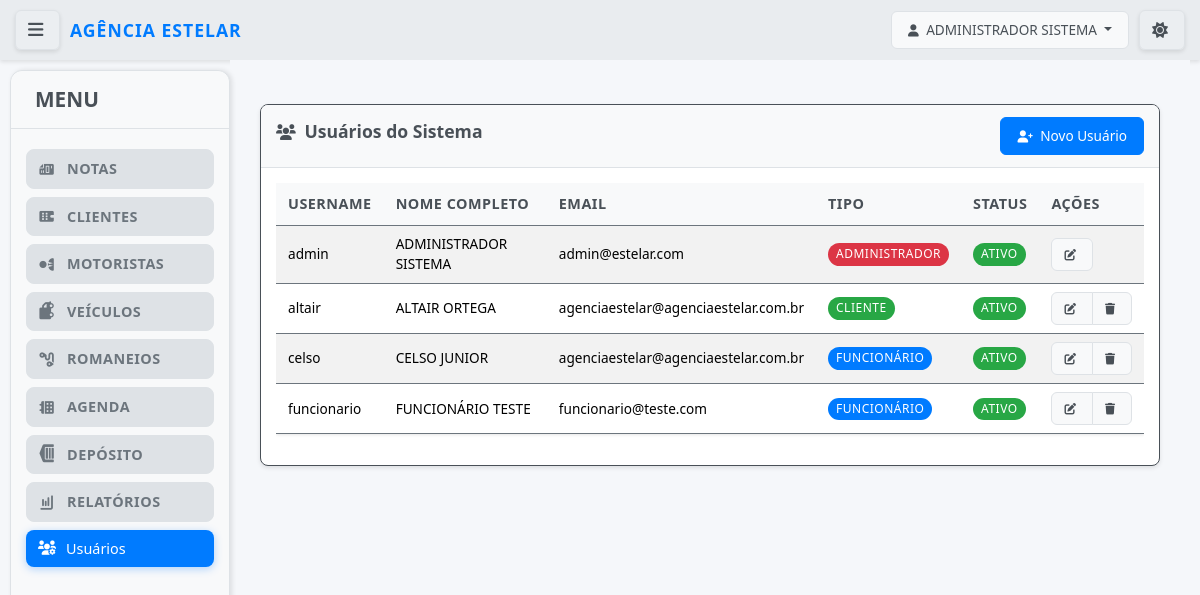
Page /notas/usuarios/ (signed in) on the earlier database version.
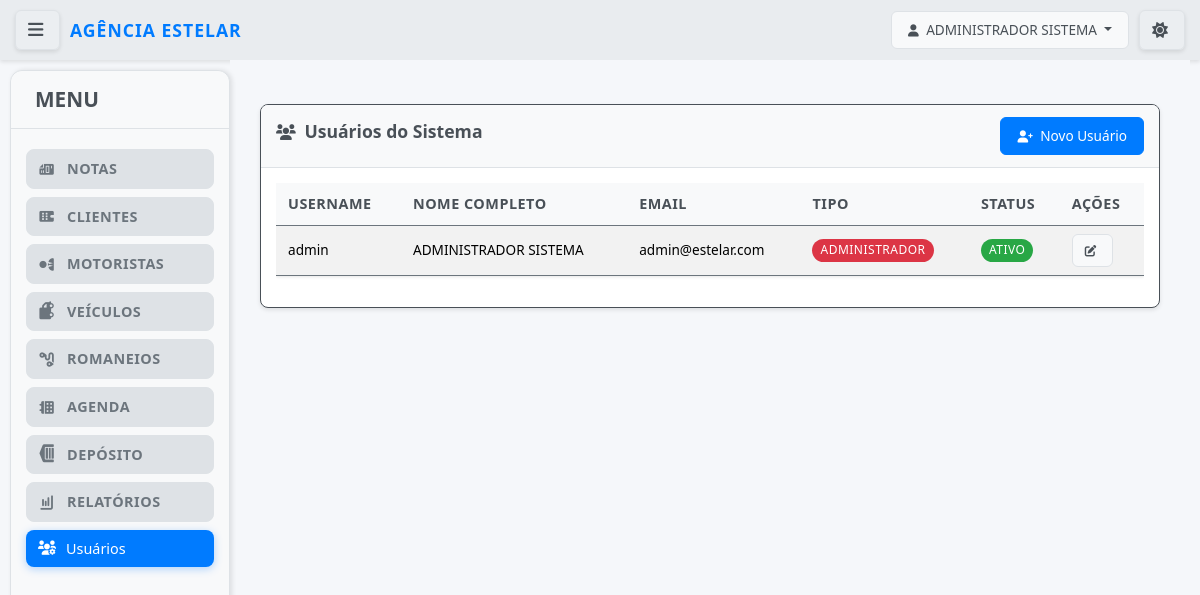
Same page on the later database version.
### notas/models.py (models this page shows, shortened)
class UpperCaseMixin:
    def save(self, *args, **kwargs):
        for field in self._meta.fields:
            if hasattr(field, 'max_length') and hasattr(self, field.name):
                value = getattr(self, field.name)
                if value and isinstance(value, str):
                    exclude_fields = [
                        'email', 'password', 'username', 'cpf', 'cnpj',
                        'cnh', 'chassi', 'renavam', 'placa', 'cep',
                        'telefone', 'rntrc', 'numero_consulta', 'tipo_usuario',
                        'status'  # Adicionado para não converter status para maiúsculo
                    ]
                    if field.name not in exclude_fields:
                        setattr(self, field.name, value.upper())
        super().save(*args, **kwargs)

class Usuario(UpperCaseMixin, AbstractUser):
    TIPO_USUARIO_CHOICES = [
        ('admin', 'Administrador'),
        ('funcionario', 'Funcionário'),
        ('cliente', 'Cliente'),
    ]
    tipo_usuario = models.CharField(
        max_length=20,
        choices=TIPO_USUARIO_CHOICES,
        default='funcionario',
        verbose_name="Tipo de Usuário"
    )
    cliente = models.ForeignKey(
        Cliente,
        on_delete=models.CASCADE,
        null=True,
        blank=True,
        verbose_name="Cliente Vinculado"
    )
    telefone = models.CharField(max_length=20, blank=True, verbose_name="Telefone")
    ultimo_acesso = models.DateTimeField(null=True, blank=True, verbose_name="Último Acesso")
    REQUIRED_FIELDS = ['email', 'first_name', 'last_name']
    USERNAME_FIELD = 'username'
    is_authenticated = True
    is_anonymous = False
    objects = UsuarioManager()
    class Meta:
        verbose_name = "Usuário"
        verbose_name_plural = "Usuários"
        ordering = ['username']
    def get_full_name(self):
        return f"{self.first_name} {self.last_name}".strip()
    @property
    def is_admin(self):
        return self.tipo_usuario == 'admin'
    @property
    def is_cliente(self):
        return self.tipo_usuario == 'cliente'
    def can_access_funcionalidades(self):
        return self.is_admin or self.is_funcionario

### notas/views.py (the view)
# urls.py: path('usuarios/', views.listar_usuarios, name='listar_usuarios'),
@login_required
@user_passes_test(is_admin)
def listar_usuarios(request):
    usuarios = Usuario.objects.all().order_by('username')
    return render(request, 'notas/auth/listar_usuarios.html', {'usuarios': usuarios})

### notas/views.py (called while the page is built)
def is_admin(user):
    return user.is_authenticated and user.tipo_usuario == 'admin'

### notas/templates/notas/auth/listar_usuarios.html (shortened to what this page needs)
{% extends 'base.html' %}
{% load static %}
{% block content %}
<div class="container mt-4">
            <div class="card">
                <div class="card-header d-flex justify-content-between align-items-center">
                    <h3 class="card-title">
                        <i class="fas fa-users"></i> Usuários do Sistema
                    </h3>
                    <a href="{% url 'notas:cadastrar_usuario' %}" class="btn btn-primary">
                        <i class="fas fa-user-plus"></i> Novo Usuário
                    </a>
                </div>
                <div class="card-body">
                    <div class="table-responsive">
                        <table class="table table-striped table-hover">
                            <thead>
                                <tr>
                                    <th>Username</th>
                                    <th>Nome Completo</th>
                                    <th>Email</th>
                                    <th>Tipo</th>
                                    <th>Status</th>
                                    <th>Ações</th>
                                </tr>
                            </thead>
                            <tbody>
                                {% for usuario in usuarios %}
                                <tr>
                                    <td>{{ usuario.username }}</td>
                                    <td>{{ usuario.get_full_name|default:"-" }}</td>
                                    <td>{{ usuario.email|default:"-" }}</td>
                                    <td>
                                        <span class="badge
                                            {% if usuario.tipo_usuario == 'admin' %}bg-danger
                                            {% elif usuario.tipo_usuario == 'funcionario' %}bg-primary
                                            {% else %}bg-success{% endif %}">
                                            {{ usuario.get_tipo_usuario_display }}
                                        </span>
                                    </td>
                                    <td>
                                        {% if usuario.is_active %}
                                            <span class="badge bg-success">Ativo</span>
                                        {% else %}
                                            <span class="badge bg-danger">Inativo</span>
                                        {% endif %}
                                    </td>
                                    <td>
                                        <div class="btn-group" role="group">
                                            <a href="{% url 'notas:editar_usuario' usuario.pk %}" class="btn btn-sm btn-outline-primary" title="Editar">
                                                <i class="fas fa-edit"></i>
                                            </a>
                                            {% if usuario != user %}
                                            <a href="{% url 'notas:excluir_usuario' usuario.pk %}" class="btn btn-sm btn-outline-danger" title="Excluir">
                                                <i class="fas fa-trash"></i>
                                            </a>
                                            {% endif %}
                                        </div>
                                    </td>
                                </tr>
                                {% empty %}
                                <tr>
                                    <td colspan="6" class="text-center">Nenhum usuário encontrado.</td>
                                </tr>
                                {% endfor %}
                            </tbody>
                        </table>
                    </div>
                </div>
            </div>
{% endblock %}

### templates/base.html (shortened to what this page needs)
{% load static %}
<!DOCTYPE html>
<html lang="pt-BR">
<head>
    <link href="https://cdn.jsdelivr.net/npm/bootstrap@5.3.3/dist/css/bootstrap.min.css" rel="stylesheet">
            <link rel="stylesheet" href="{% static 'css/style.css' %}?v=4.8">
    <link rel="stylesheet" href="https://cdnjs.cloudflare.com/ajax/libs/font-awesome/6.0.0-beta3/css/all.min.css">
</head>
<body data-theme="light" class="{% if not user.is_authenticated %}login-page{% endif %}">
    <div class="top-bar">
        {% if user.is_authenticated %}
        <button id="menu-toggle" class="btn btn-outline-light btn-sm menu-toggle-btn" title="Alternar Menu">
            <i class="fas fa-bars"></i>
        </button>
        {% endif %}
                        <div class="logo-container">
                            <a href="{% url 'notas:dashboard' %}" class="logo">Agência Estelar</a>
                        </div>
        <div class="user-area">
            <div class="user-info">
                {% if user.is_authenticated %}
                    <div class="dropdown">
                        <button class="btn btn-outline-light dropdown-toggle" type="button" id="userDropdown" data-bs-toggle="dropdown" aria-expanded="false">
                            <i class="fas fa-user"></i> {{ user.get_full_name|default:user.username }}
                        </button>
                    </div>
                {% else %}
                    <a href="{% url 'notas:login' %}" class="btn btn-outline-light">Login</a>
                {% endif %}
            </div>
            <button id="theme-toggle" class="btn btn-outline-light btn-sm theme-toggle-btn" title="Alternar Tema">
                <i id="theme-icon" class="fas fa-sun"></i>
            </button>
        </div>
    </div>
    <div class="main-wrapper">
        {% if user.is_authenticated %}
               <div class="sidebar">
           <div class="sidebar-header">
               <h3>MENU</h3>
           </div>
            <nav class="sidebar-nav">
                <ul class="nav-menu">
                    {% if user.can_access_funcionalidades %}
                    <li class="nav-group">
                        <div class="nav-group-header">
                            <i class="fas fa-file-invoice"></i>
                            <span>Notas</span>
                        </div>
                    </li>
                    <li class="nav-group">
                        <div class="nav-group-header">
                            <i class="fas fa-building"></i>
                            <span>Clientes</span>
                        </div>
                    </li>
                    <li class="nav-group">
                        <div class="nav-group-header">
                            <i class="fas fa-user-tie"></i>
                            <span>Motoristas</span>
                        </div>
                    </li>
                    <li class="nav-group">
                        <div class="nav-group-header">
                            <i class="fas fa-truck"></i>
                            <span>Veículos</span>
                        </div>
                    </li>
                    <li class="nav-group">
                        <div class="nav-group-header">
                            <i class="fas fa-route"></i>
                            <span>Romaneios</span>
                        </div>
                    </li>
                    {% if user.is_admin %}
                    <li class="nav-group">
                        <div class="nav-group-header">
                            <i class="fas fa-calendar-alt"></i>
                            <span>Agenda</span>
                        </div>
                    </li>
                    {% endif %}
                    <li class="nav-group">
                        <div class="nav-group-header">
                            <i class="fas fa-warehouse"></i>
                            <span>Depósito</span>
                        </div>
                    </li>
                    {% if user.is_admin %}
                    <li class="nav-group">
                        <div class="nav-group-header">
                            <i class="fas fa-chart-bar"></i>
                            <span>Relatórios</span>
                        </div>
                    </li>
                   <li class="nav-item">
                       <a href="{% url 'notas:listar_usuarios' %}">
                           <i class="fas fa-users-cog"></i> Usuários
                       </a>
                   </li>
                    {% endif %}
                    {% endif %}
                </ul>
            </nav>
        </div>
        {% endif %}
        <div class="main-content">
            {% block content %}{% endblock %}
        </div>
    </div>
</body>
</html>
</html>

Differences in the rows shown:
removed Usuario: username "altair", get_full_name "ALTAIR ORTEGA", email "agenciaestelar@agenciaestelar.com.br", tipo_usuario "CLIENTE", is_active "ATIVO"
removed Usuario: username "celso", get_full_name "CELSO JUNIOR", email "agenciaestelar@agenciaestelar.com.br", tipo_usuario "FUNCIONÁRIO", is_active "ATIVO"
removed Usuario: username "funcionario", get_full_name "FUNCIONÁRIO TESTE", email "funcionario@teste.com", tipo_usuario "FUNCIONÁRIO", is_active "ATIVO"
